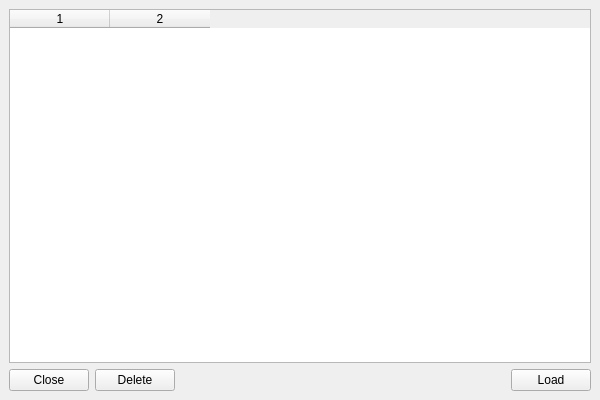
<?xml version="1.0" encoding="UTF-8"?>
<ui version="4.0">
 <class>MainWindow</class>
 <widget class="QMainWindow" name="MainWindow">
  <property name="windowModality">
   <enum>Qt::ApplicationModal</enum>
  </property>
  <property name="geometry">
   <rect>
    <x>0</x>
    <y>0</y>
    <width>600</width>
    <height>400</height>
   </rect>
  </property>
  <property name="windowTitle">
   <string>Bookmarks</string>
  </property>
  <property name="windowIcon">
   <iconset resource="resources.qrc">
    <normaloff>:/icon/main_icon</normaloff>:/icon/main_icon</iconset>
  </property>
  <widget class="QWidget" name="centralwidget">
   <layout class="QVBoxLayout" name="verticalLayout">
    <item>
     <widget class="QTableWidget" name="table_bookmark">
      <property name="editTriggers">
       <set>QAbstractItemView::DoubleClicked</set>
      </property>
      <property name="selectionMode">
       <enum>QAbstractItemView::ExtendedSelection</enum>
      </property>
      <property name="selectionBehavior">
       <enum>QAbstractItemView::SelectRows</enum>
      </property>
      <property name="columnCount">
       <number>2</number>
      </property>
      <column/>
      <column/>
     </widget>
    </item>
    <item>
     <layout class="QHBoxLayout" name="layout_button">
      <item>
       <widget class="QPushButton" name="btn_close">
        <property name="text">
         <string>Close</string>
        </property>
       </widget>
      </item>
      <item>
       <widget class="QPushButton" name="btn_delete">
        <property name="text">
         <string>Delete</string>
        </property>
       </widget>
      </item>
      <item>
       <spacer name="spacer">
        <property name="orientation">
         <enum>Qt::Horizontal</enum>
        </property>
        <property name="sizeHint" stdset="0">
         <size>
          <width>40</width>
          <height>20</height>
         </size>
        </property>
       </spacer>
      </item>
      <item>
       <widget class="QPushButton" name="btn_load">
        <property name="text">
         <string>Load</string>
        </property>
       </widget>
      </item>
     </layout>
    </item>
   </layout>
  </widget>
 </widget>
 <resources>
  <include location="resources.qrc"/>
 </resources>
 <connections/>
</ui>
